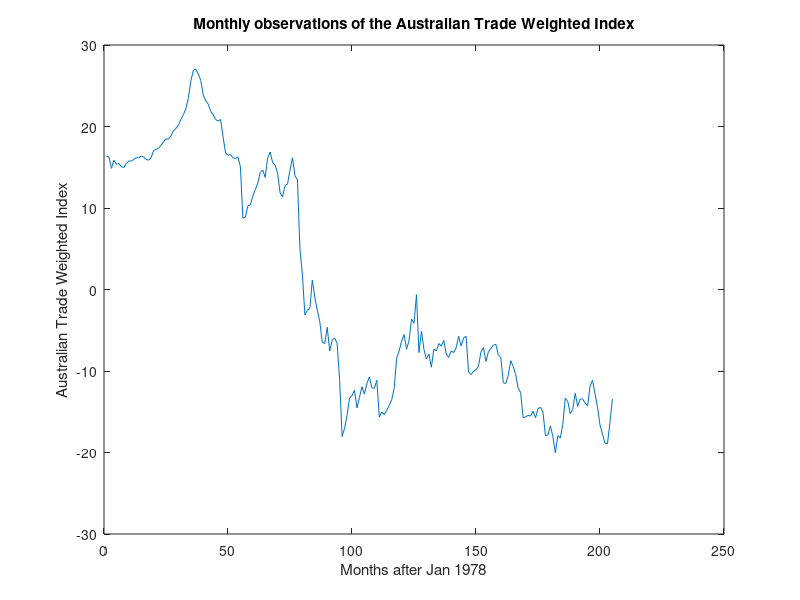
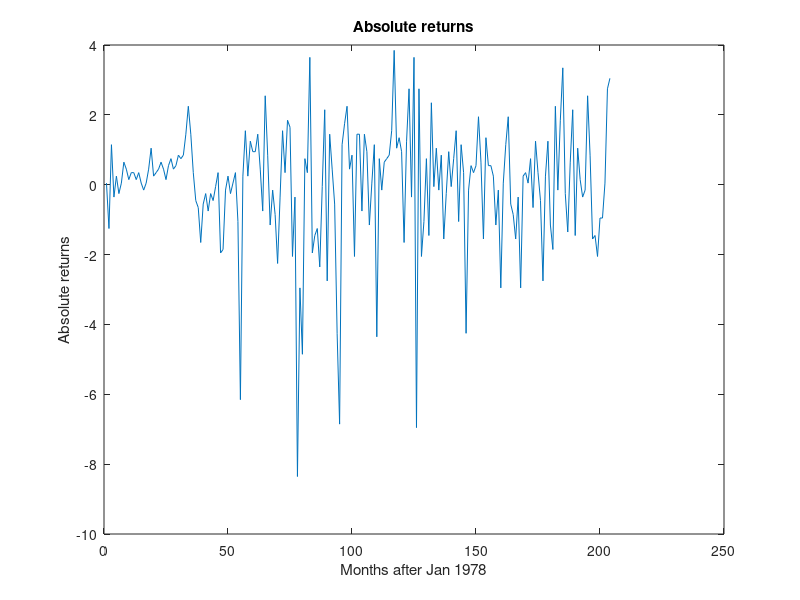
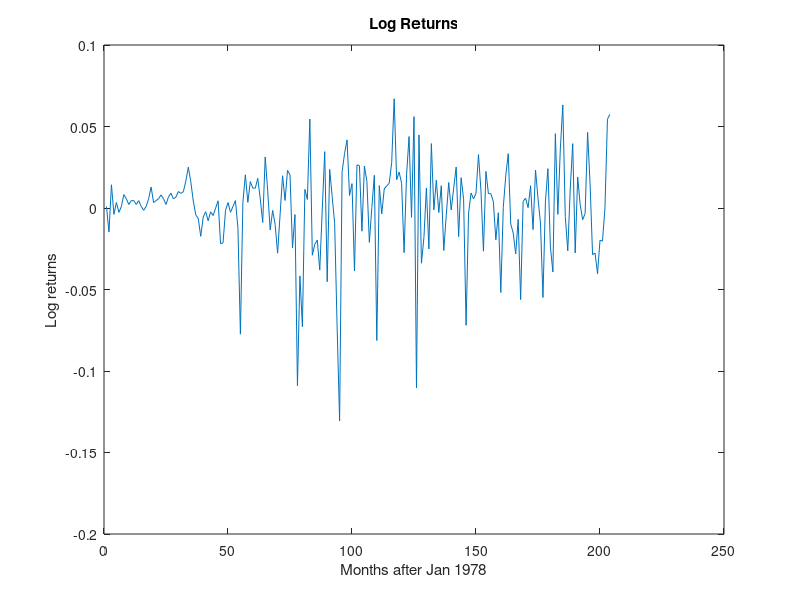

MATLAB code to generate these figures, in order: (Note: this script raises an error after producing the figures.)
data = importdata('exchangerate.mat');
n_data = length(data);

% Problem 1
% mean correct all three series, i.e., subtract the sample mean from each series.
% Plot them. Which, if any, of them do you think can be modeled as a stationary time
% series? Motivate your answer. After this, you may assume that all three time series
% have mean zero.

x_t = data(1:end - 1);
x_t_1 = data(2:end);

abs_returns = x_t_1 - x_t;
log_returns = log(x_t_1) - log(x_t);

n_returns = length(abs_returns);

corrected_abs_returns = abs_returns - mean(abs_returns);
corrected_log_returns = log_returns - mean(log_returns);
corrected_data = data - mean(data);

figure;
% subplot(2,2,1);
plot(corrected_data);
ylabel("Australian Trade Weighted Index");
xlabel("Months after Jan 1978");
title("Monthly observations of the Australian Trade Weighted Index");
saveas(gcf,'plots/exchangedata.png');
figure;
% subplot(2,2,2);
plot(corrected_abs_returns);
xlabel("Months after Jan 1978");
ylabel("Absolute returns");
title("Absolute returns");
saveas(gcf,'plots/abs_returns.png');
figure;
% subplot(2,2,3);
plot(corrected_log_returns);
xlabel("Months after Jan 1978");
ylabel("Log returns");
title("Log Returns");
saveas(gcf,'plots/log_returns.png');

% Problem 2
crit_val = chi2inv(0.95, 20);
[lambda_data, acf_data] = ljungbox(corrected_data, 20);
[lambda_abs, acf_abs] = ljungbox(corrected_abs_returns, 20);
[lambda_log, acf_log] = ljungbox(corrected_log_returns, 20);

% Hypothesis test
chi2cdf(lambda_data, 20, 'upper');
chi2cdf(lambda_abs, 20, 'upper');
chi2cdf(lambda_log, 20, 'upper');

% IID should be 0 covariance
figure;
%subplot(2,2,1);
stem(acf_data, 'filled');
%Draw +- 1.96 / sqrt(n) lines

yline(-1.96 / sqrt(n_data), '--', '-1.96/sqrt(n)');

yline(1.96 / sqrt(n_data), '--');
yline(-1.96 / sqrt(n_data), '--');
title("ACF for original data");
ylabel("Correlation");
xlabel("h");
axis([1 20 -1 1]);
saveas(gcf,'plots/acf_exchange.png');

figure;
%subplot(2,2,2);
stem(acf_abs, 'filled');
% Draw +- 1.96 / sqrt(n) lines
yline(1.96 / sqrt(n_returns), '--');
yline(-1.96 / sqrt(n_returns), '--');
title("ACF for absolute returns");
ylabel("Correlation");
xlabel("h");
axis([1 20 -1 1]);
saveas(gcf,'plots/acf_abs_returns.png');

%subplot(2,2,3);
figure;
stem(acf_log, 'filled');
% Draw +- 1.96 / sqrt(n) lines
yline(1.96 / sqrt(n_returns), '--');
yline(-1.96 / sqrt(n_returns), '--');
title("ACF for log returns");
ylabel("Correlation");
xlabel("h");
axis([1 20 -1 1]);
saveas(gcf,'plots/acf_log_returns.png');

% Problem 3
training = corrected_log_returns(1:102);
test = corrected_log_returns(103:end);
[gm, train_gamma_mat, train_acf] = acvf(training, 20);

% First coefficient, a_0 is zero since mean is zero.
coefs = train_gamma_mat \ flip(gm(2:end)');

preds = zeros(n_returns, 1);
preds(1:102) = training;
for i = 103:n_returns
    preds(i) = preds(i-1:-1:i-20)' * coefs;    
end

% Print out the coefficients nicely for latex
coef_format = arrayfun(@(x) sprintf("%.3f", x), coefs);
zs_format = arrayfun(@(x) sprintf("z_{n-%d}",x), 1:20);
% {' + '}, 
blp_format = strcat(coef_format', zs_format);
% add plus between coefficients
blp_format = strjoin(blp_format, ' + ');

% Plot the predictions (red) and the actual values (black)
figure;
preds_plot = plot(103:n_returns, preds(103:n_returns), '-o');
preds_plot.Color = "red";
hold on;
actual_plot = plot(103:n_returns, test, '-o');
actual_plot.Color = "black";
title("Log Returns Predictions and actual values");
ylabel("Log Returns");
legend("Predictions", "Actual");
saveas(gcf,'plots/log_returns_preds.png');

% Plot the residuals
% figure;
% stem(103:n_returns, preds(103:n_returns) - test, 'filled');
% title("Predicted - Actual (Residuals)");

% mean squared error
forecast_mse = mean((preds(103:n_returns) - test).^2);
mean_mse = mean(test.^2);

% Not much difference in the forecasted MSE and the naive mean prediction
% Since log returns look IID it makes sense that mean prediction is almost
% as good

% Problem 4
% qqplot(corrected_log_returns);
% Standardized log return (divided off standard deviation)
log_returns_std = sort(corrected_log_returns / std(corrected_log_returns));
% Generate samples from normal distribution
norm_sample = sort(normrnd(0, 1, [1,n_returns]));

% Plot QQ-plot
figure;
scatter(norm_sample, log_returns_std);
hold on;
refline(1,0);
title("QQ plot");
ylabel("Standardize Log Returns Quantiles");
xlabel("Normal Quantiles");
saveas(gcf,'plots/qqplot.png');

% Test of Normality by Kolmogorov Smirnov Test:
% h = kstest(x) returns a test decision for the null hypothesis that the
% data in vector x comes from a standard normal distribution, against 
% the alternative that it does not come from such a distribution, using
% the one-sample Kolmogorov-Smirnov test. The result h is 1 if the test
% rejects the null hypothesis at the 5 significance level, or 0 otherwise.
[h,p] = kstest(corrected_log_returns);


% Second part, repeat problem 2 but for |Z|
log_abs_returns = abs(log(x_t_1) - log(x_t));
log_abs_returns = log_abs_returns - mean(log_abs_returns);
[lambda_log_abs, ~] = ljungbox(log_abs_returns, 20);
log_abs_pval = chi2cdf(lambda_log_abs, 20, 'upper');
